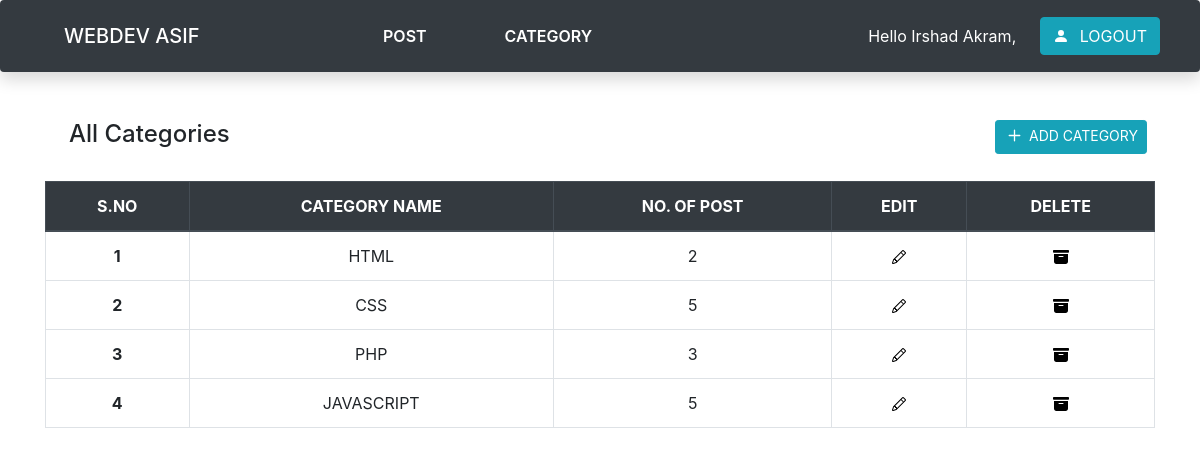
/admin/category.php (signed in), run on the app's committed database.
### tables this page shows
CREATE TABLE `category` (
  `category_id` int(255) NOT NULL,
  `category_name` varchar(255) NOT NULL,
  `no_of_post` int(255) NOT NULL,
  `category_datetime` datetime NOT NULL DEFAULT current_timestamp()
);

### admin/category.php (the view, shortened to what this page needs)
<?php
include 'header.php';
?>
<div class="container my-3">
    <div class="row">
        <div class="col-10">
            <h4 class="ml-4">All Categories</h4>
        </div>
        <div class="col-2">
            <a href="add-category.php" class="btn btn-info btn-sm " role="button" aria-pressed="true">ADD CATEGORY</a>
        </div>
    </div>
    <?php
require 'db_connect.php';
  $sql = "SELECT * FROM `category` ORDER BY category_id DESC";
  $result = mysqli_query($conn,$sql);
  $num = mysqli_num_rows($result);
  if($num > 0){
?>
    <table class="table  table-hover  table-bordered my-4">
        <thead class="thead-dark text-center">
            <tr>
                <th scope="col">S.NO</th>
                <th scope="col">CATEGORY NAME</th>
                <th scope="col">NO. OF POST</th>
                <th scope="col">EDIT</th>
                <th scope="col">DELETE</th>
            </tr>
        </thead>
        <tbody>
        <?php
        $sno = 0;
           while($row = mysqli_fetch_assoc($result)){
                   $sno = $sno+1;
        ?>
            <tr>
                <th class="text-center"><?php echo $sno; ?></th>
                <td class="text-center"><?php echo $row['category_name']; ?></td>
                <td class="text-center"><?php echo $row['no_of_post']; ?></td>
                <td class="text-center">
                    <a href="edit-category.php?id=<?php echo $row['category_id']; ?>">
                    </a>
                </td>
                <td class="text-center"><a href="delete-category.php?id=<?php echo $row['category_id']; ?>"></a></td>
            </tr>
            <?php
  }
             }
            ?>
        </tbody>
    </table>
</div>

### admin/category.php (style rules this page uses)
.svgAction { color: black; }
#addSvg { margin-right: 4px; margin-bottom: 3px; }

### data on the page
category: category_name "HTML", no_of_post "2"
category: category_name "CSS", no_of_post "5"
category: category_name "PHP", no_of_post "3"
category: category_name "JAVASCRIPT", no_of_post "5"

### other printed values
$_SESSION["user_fullname"] "Irshad Akram"
